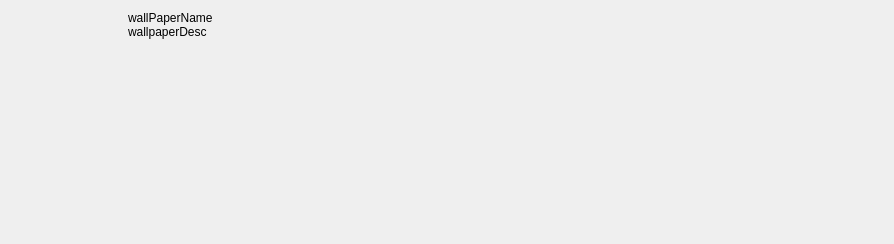
<?xml version="1.0" encoding="UTF-8"?>
<ui version="4.0">
 <class>ServiceItemWidget</class>
 <widget class="QWidget" name="ServiceItemWidget">
  <property name="geometry">
   <rect>
    <x>0</x>
    <y>0</y>
    <width>894</width>
    <height>244</height>
   </rect>
  </property>
  <property name="minimumSize">
   <size>
    <width>0</width>
    <height>90</height>
   </size>
  </property>
  <property name="windowTitle">
   <string>Form</string>
  </property>
  <layout class="QGridLayout" name="gridLayout">
   <item row="0" column="0">
    <widget class="QLabel" name="labelStatus">
     <property name="minimumSize">
      <size>
       <width>111</width>
       <height>90</height>
      </size>
     </property>
     <property name="maximumSize">
      <size>
       <width>111</width>
       <height>90</height>
      </size>
     </property>
     <property name="text">
      <string/>
     </property>
     <property name="pixmap">
      <pixmap>../../../../../../../../Pictures/hede.jpg</pixmap>
     </property>
     <property name="scaledContents">
      <bool>true</bool>
     </property>
    </widget>
   </item>
   <item row="0" column="2">
    <spacer name="horizontalSpacer">
     <property name="orientation">
      <enum>Qt::Horizontal</enum>
     </property>
     <property name="sizeHint" stdset="0">
      <size>
       <width>313</width>
       <height>20</height>
      </size>
     </property>
    </spacer>
   </item>
   <item row="0" column="1">
    <layout class="QVBoxLayout" name="verticalLayout">
     <property name="spacing">
      <number>0</number>
     </property>
     <property name="sizeConstraint">
      <enum>QLayout::SetNoConstraint</enum>
     </property>
     <property name="topMargin">
      <number>0</number>
     </property>
     <item>
      <widget class="QLabel" name="labelName">
       <property name="text">
        <string>wallPaperName</string>
       </property>
      </widget>
     </item>
     <item>
      <widget class="QLabel" name="labelDesc">
       <property name="styleSheet">
        <string notr="true"/>
       </property>
       <property name="text">
        <string>wallpaperDesc</string>
       </property>
      </widget>
     </item>
     <item>
      <spacer name="verticalSpacer">
       <property name="orientation">
        <enum>Qt::Vertical</enum>
       </property>
       <property name="sizeHint" stdset="0">
        <size>
         <width>20</width>
         <height>40</height>
        </size>
       </property>
      </spacer>
     </item>
    </layout>
   </item>
  </layout>
 </widget>
 <resources/>
 <connections/>
</ui>
